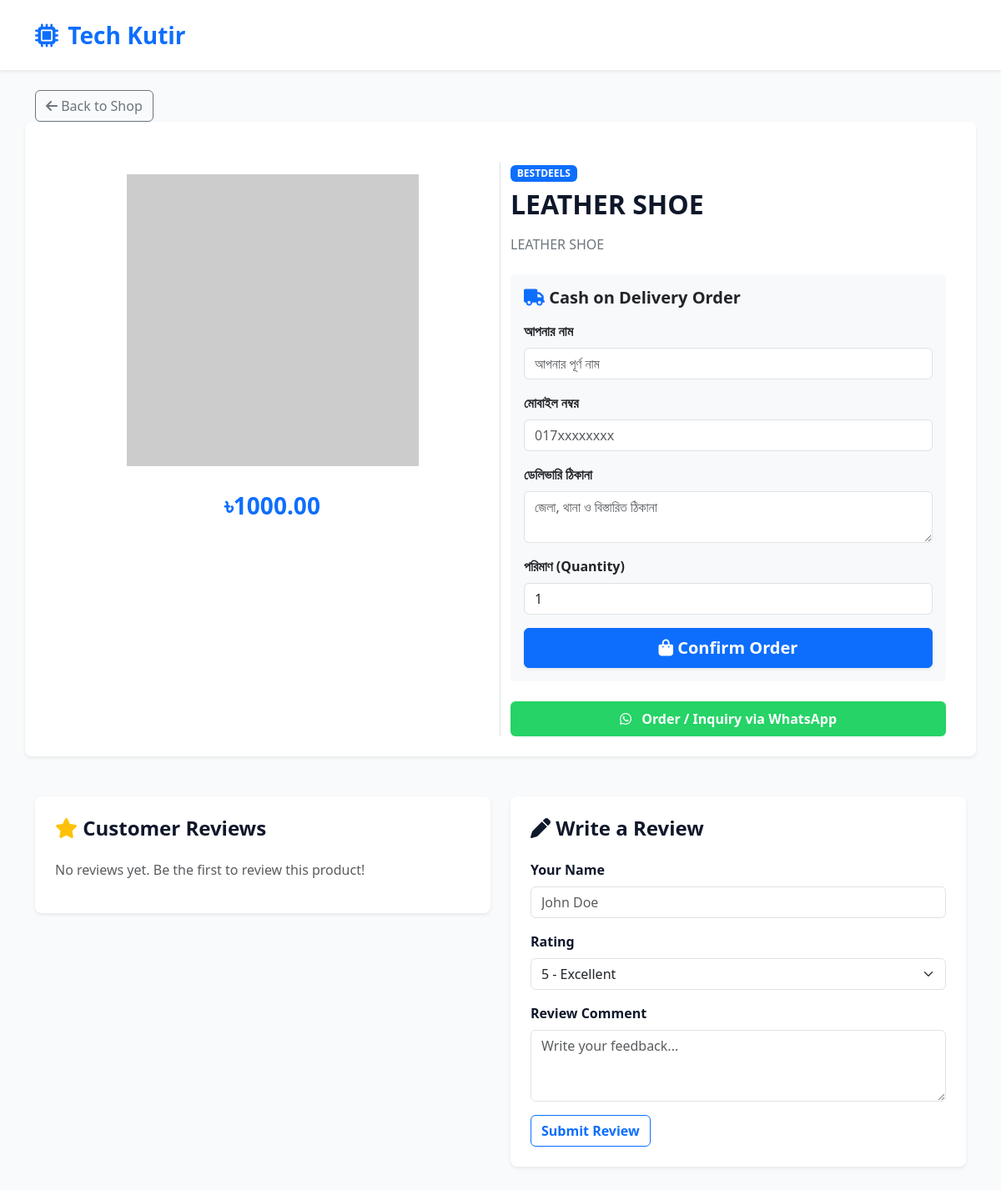
/product/1/, run on the app's committed database.
### store/models.py (models this page shows, shortened)
class Product(models.Model):
    category = models.ForeignKey(Category, on_delete=models.CASCADE, related_name='products')
    title = models.CharField(max_length=200)
    description = models.TextField(blank=True, null=True)
    price = models.DecimalField(max_digits=10, decimal_places=2)
    discount_price = models.DecimalField(max_digits=10, decimal_places=2, blank=True, null=True)
    stock = models.PositiveIntegerField(default=10)
    image_url = models.URLField(default="https://via.placeholder.com/300")
    is_available = models.BooleanField(default=True)
    created_at = models.DateTimeField(auto_now_add=True)

class Category(models.Model):
    name = models.CharField(max_length=100)
    slug = models.SlugField(unique=True)
    class Meta:
        verbose_name_plural = 'Categories'

### store/views.py (the view, shortened to what this page needs)
# urls.py: path('product/<int:pk>/', views.product_detail, name='product_detail'),
def product_detail(request, pk):
    product = get_object_or_404(Product, pk=pk)
    return render(request, 'store/product_detail.html', {'product': product})

### store/templates/store/product_detail.html (shortened to what this page needs)
<!DOCTYPE html>
<html lang="en">
<head>
    <link href="https://cdn.jsdelivr.net/npm/bootstrap@5.3.0/dist/css/bootstrap.min.css" rel="stylesheet">
    <link rel="stylesheet" href="https://cdnjs.cloudflare.com/ajax/libs/font-awesome/6.4.0/css/all.min.css">
</head>
<body>
    <nav class="navbar navbar-light bg-white shadow-sm py-3 mb-4">
        <div class="container">
            <a class="navbar-brand fw-bold text-primary fs-3" href="/"><i class="fas fa-microchip me-1"></i> Tech Kutir</a>
        </div>
    </nav>
    <div class="container pb-5">
        <a href="/" class="btn btn-outline-secondary mb-4"><i class="fas fa-arrow-left"></i> Back to Shop</a>
        <div class="row g-4 bg-white p-4 rounded-3 shadow-sm mb-5">
            <div class="col-md-6 text-center border-end">
                <img src="{{ product.image_url }}" class="product-img-large mb-3" alt="{{ product.title }}">
                <h3 class="text-primary fw-bold">৳{{ product.price }}</h3>
            </div>
            <div class="col-md-6">
                <span class="badge bg-primary mb-2">{{ product.category.name }}</span>
                <h2 class="fw-bold mb-3">{{ product.title }}</h2>
                <p class="text-secondary mb-4">{{ product.description|default:"No detailed description provided." }}</p>
                <div class="card bg-light border-0 p-3 mb-4">
                    <h5 class="fw-bold text-dark mb-3"><i class="fas fa-truck text-primary"></i> Cash on Delivery Order</h5>
                    <form method="POST">
                        <div class="mb-3">
                            <label class="form-label fw-semibold">আপনার নাম</label>
                            <input type="text" name="name" class="form-control" required placeholder="আপনার পূর্ণ নাম">
                        </div>
                        <div class="mb-3">
                            <label class="form-label fw-semibold">মোবাইল নম্বর</label>
                            <input type="text" name="phone" class="form-control" required placeholder="017xxxxxxxx">
                        </div>
                        <div class="mb-3">
                            <label class="form-label fw-semibold">ডেলিভারি ঠিকানা</label>
                            <textarea name="address" class="form-control" rows="2" required placeholder="জেলা, থানা ও বিস্তারিত ঠিকানা"></textarea>
                        </div>
                        <div class="mb-3">
                            <label class="form-label fw-semibold">পরিমাণ (Quantity)</label>
                            <input type="number" name="quantity" class="form-control" value="1" min="1" required>
                        </div>
                        <button type="submit" class="btn btn-primary w-100 py-2 fw-bold fs-5 shadow-sm"><i class="fas fa-shopping-bag"></i> Confirm Order</button>
                    </form>
                </div>
                <div class="d-grid">
                    <a href="https://wa.me/8801787808006?text=I%20have%20a%20question%20about%20{{ product.title }}" target="_blank" class="btn whatsapp-btn py-2">
                        <i class="fab fa-whatsapp me-2"></i> Order / Inquiry via WhatsApp
                    </a>
                </div>
            </div>
        </div>
        <div class="row g-4">
            <div class="col-md-6">
                <div class="bg-white p-4 rounded-3 shadow-sm">
                    <h4 class="fw-bold mb-4"><i class="fas fa-star text-warning"></i> Customer Reviews</h4>
                    {% for review in product.reviews.all %}
                        <div class="border-bottom pb-3 mb-3">
                            <div class="d-flex justify-content-between align-items-center mb-1">
                                <h6 class="fw-bold mb-0">{{ review.name }}</h6>
                                <span class="text-warning">
                                    {% for i in "12345" %}
                                        <i class="fa{% if forloop.counter <= review.rating %}s{% else %}r{% endif %} fa-star"></i>
                                    {% endfor %}
                                </span>
                            </div>
                            <p class="text-muted small mb-0">{{ review.comment }}</p>
                        </div>
                    {% empty %}
                        <p class="text-muted">No reviews yet. Be the first to review this product!</p>
                    {% endfor %}
                </div>
            </div>
            <div class="col-md-6">
                <div class="bg-white p-4 rounded-3 shadow-sm">
                    <h4 class="fw-bold mb-4"><i class="fas fa-pen"></i> Write a Review</h4>
                    <form method="POST">
                        <div class="mb-3">
                            <label class="form-label fw-semibold">Your Name</label>
                            <input type="text" name="reviewer_name" class="form-control" required placeholder="John Doe">
                        </div>
                        <div class="mb-3">
                            <label class="form-label fw-semibold">Rating</label>
                            <select name="rating" class="form-select">
                                <option value="5">5 - Excellent</option>
                            </select>
                        </div>
                        <div class="mb-3">
                            <label class="form-label fw-semibold">Review Comment</label>
                            <textarea name="comment" class="form-control" rows="3" required placeholder="Write your feedback..."></textarea>
                        </div>
                        <button type="submit" class="btn btn-outline-primary fw-bold">Submit Review</button>
                    </form>
                </div>
            </div>
        </div>
    </div>
</body>
</html>

### store/templates/store/product_detail.html (style rules this page uses)
body { background-color: #f8fafc; color: #0f172a; font-family: 'Segoe UI', sans-serif; }
.product-img-large { width: 100%; max-height: 380px; object-fit: contain; border-radius: 12px; background: #fff; padding: 15px; }
.whatsapp-btn { background-color: #25D366; color: white; font-weight: bold; }

### data on the page
Product: price "1000.00", category.name "BESTDEELS", title "LEATHER SHOE", description "LEATHER SHOE"
